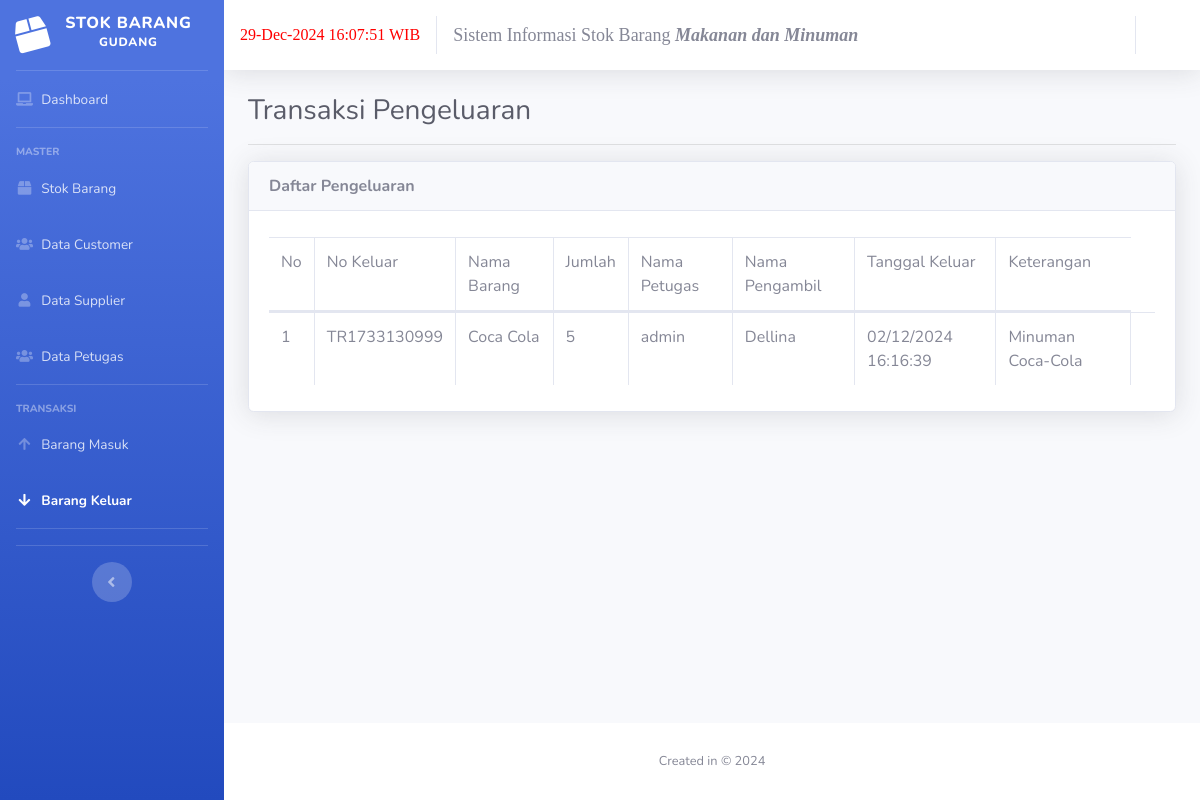
The page /index.php/pengeluaran on the database its author committed.
### tables this page shows
CREATE TABLE `pengeluaran` (
  `id` int(11) NOT NULL,
  `no_keluar` varchar(25) DEFAULT NULL,
  `tgl_keluar` varchar(25) DEFAULT NULL,
  `jam_keluar` varchar(10) DEFAULT NULL,
  `nama_customer` varchar(80) DEFAULT NULL,
  `nama_petugas` varchar(80) DEFAULT NULL
);

CREATE TABLE `detail_keluar` (
  `no_keluar` varchar(25) DEFAULT NULL,
  `nama_barang` varchar(80) DEFAULT NULL,
  `jumlah` int(11) DEFAULT NULL,
  `satuan` varchar(20) DEFAULT NULL,
  `keterangan` char(50) NOT NULL
);

### application/controllers/Pengeluaran.php (called while the page is built, shortened)
<?php
class Pengeluaran extends CI_Controller{
	public function __construct(){
		$this->data['aktif'] = 'pengeluaran';
		$this->load->model('M_barang', 'm_barang');
		$this->load->model('M_customer', 'm_customer');
		$this->load->model('M_pengeluaran', 'm_pengeluaran');
		$this->load->model('M_detail_keluar', 'm_detail_keluar');
	}
	public function index(){
		$this->data['title'] = 'Transaksi Pengeluaran';
		$this->data['all_pengeluaran'] = $this->m_pengeluaran->lihat();
		$this->data['no'] = 1;
		$this->load->view('pengeluaran/lihat', $this->data);
	}
}

### index.php (called while the page is built, shortened)
<?php
require_once BASEPATH.'core/CodeIgniter.php';

### application/models/M_pengeluaran.php (called while the page is built, shortened)
<?php
class M_pengeluaran extends CI_Model {
	protected $_table = 'pengeluaran';
	public function lihat(){
		$this->db->from($this->_table.' as p');
		$this->db->join('detail_keluar as dk','p.no_keluar=dk.no_keluar');
		$query=$this->db->get();
		return $query->result();
	}
}

### application/views/pengeluaran/lihat.php (the view, shortened to what this page needs)
<!DOCTYPE html>
<html lang="en">
<head>
	<?php $this->load->view('partials/head.php') ?>
</head>
<body id="page-top">
	<div id="wrapper">
		<?php $this->load->view('partials/sidebar.php') ?>
		<div id="content-wrapper" class="d-flex flex-column">
			<div id="content" data-url="<?= base_url('pengeluaran') ?>">
				<?php $this->load->view('partials/topbar.php') ?>
				<div class="container-fluid">
				<div class="clearfix">
					<div class="float-left">
						<h1 class="h3 m-0 text-gray-800"><?= $title ?></h1>
					</div>
				</div>
				<hr>
				<div class="card shadow">
					<div class="card-header"><strong>Daftar Pengeluaran</strong></div>
					<div class="card-body">
						<div class="table-responsive">
							<table class="table table-bordered" id="dataTable" width="100%" cellspacing="0">
								<thead>
									<tr>
										<td>No</td>
										<td>No Keluar</td>
										<td>Nama Barang</td>
										<td>Jumlah</td>
										<td>Nama Petugas</td>
										<td>Nama Pengambil</td>
										<td>Tanggal Keluar</td>
										<td>Keterangan</td>
									</tr>
								</thead>
								<tbody>
									<?php foreach ($all_pengeluaran as $pengeluaran): ?>
										<tr>
											<td><?= $no++ ?></td>
											<td><?= $pengeluaran->no_keluar ?></td>
											<td><?= $pengeluaran->nama_barang ?></td>
											<td><?= $pengeluaran->jumlah ?></td>
											<td><?= $pengeluaran->nama_petugas ?></td>
											<td><?= $pengeluaran->nama_customer ?></td>
											<td><?= $pengeluaran->tgl_keluar ?> <?= $pengeluaran->jam_keluar ?></td>
											<td><?= $pengeluaran->keterangan ?></td>
											<td>
										</tr>
									<?php endforeach ?>
								</tbody>
							</table>
						</div>
					</div>
				</div>
				</div>
			</div>
			<?php $this->load->view('partials/footer.php') ?>
		</div>
	</div>
</body>
</html>

### application/views/partials/head.php (shortened to what this page needs)
<link href="<?= base_url('sb-admin') ?>/vendor/fontawesome-free/css/all.min.css" rel="stylesheet" type="text/css">
<link href="<?= base_url('sb-admin') ?>/css/sb-admin-2.min.css" rel="stylesheet">
<link href="<?= base_url('sb-admin') ?>/vendor/datatables/dataTables.bootstrap4.min.css" rel="stylesheet">

### application/views/partials/sidebar.php (shortened to what this page needs)
<ul class="navbar-nav bg-gradient-primary sidebar sidebar-dark accordion" id="accordionSidebar">
			<a class="sidebar-brand d-flex align-items-center justify-content-center" href="index.php">
				<div class="sidebar-brand-icon rotate-n-15">
					<i class="fas fa-box"></i>
				</div>
				<div class="sidebar-brand-text mx-3">Stok Barang <sup>Gudang</sup></div>
			</a>
			<hr class="sidebar-divider my-0">
			<li class="nav-item <?= $aktif == 'dashboard' ? 'active' : '' ?>">
				<a class="nav-link" href="<?= base_url('dashboard') ?>">
					<i class="fas fa-fw fa-laptop"></i>
					<span>Dashboard</span></a>
			</li>
			<hr class="sidebar-divider">
			<div class="sidebar-heading">
				Master
			</div>
			<li class="nav-item <?= $aktif == 'barang' ? 'active' : '' ?>">
				<a class="nav-link" href="<?= base_url('barang') ?>">
					<i class="fas fa-fw fa-box"></i>
					<span>Stok Barang</span></a>
			</li>
			<li class="nav-item <?= $aktif == 'customer' ? 'active' : '' ?>">
				<a class="nav-link" href="<?= base_url('customer') ?>">
					<i class="fas fa-fw fa-users"></i>
					<span>Data Customer</span></a>
			</li>
			<li class="nav-item <?= $aktif == 'supplier' ? 'active' : '' ?>">
				<a class="nav-link" href="<?= base_url('supplier') ?>">
					<i class="fas fa-fw fa-user"></i>
					<span>Data Supplier</span></a>
			</li>
			<li class="nav-item <?= $aktif == 'petugas' ? 'active' : '' ?>">
				<a class="nav-link" href="<?= base_url('petugas') ?>">
					<i class="fas fa-fw fa-users"></i>
					<span>Data Petugas</span></a>
			</li>
			<hr class="sidebar-divider">
			<div class="sidebar-heading">
				Transaksi
			</div>
			<li class="nav-item <?= $aktif == 'penerimaan' ? 'active' : '' ?>">
				<a class="nav-link" href="<?= base_url('penerimaan') ?>">
					<i class="fas fa-fw fa-arrow-up"></i>
					<span>Barang Masuk</span></a>
			</li>
			<li class="nav-item <?= $aktif == 'pengeluaran' ? 'active' : '' ?>">
				<a class="nav-link" href="<?= base_url('pengeluaran') ?>">
					<i class="fas fa-fw fa-arrow-down"></i>
					<span>Barang Keluar</span></a>
			</li>
			<hr class="sidebar-divider">
			<hr class="sidebar-divider d-none d-md-block">
			<div class="text-center d-none d-md-inline">
				<button class="rounded-circle border-0" id="sidebarToggle"></button>
			</div>
		</ul>

### application/views/partials/topbar.php (shortened to what this page needs)
<nav class="navbar navbar-expand navbar-light bg-white topbar mb-4 static-top shadow">
					<?php
                echo "<font color='red' face='arial bold'>";
                echo date('d-M-Y H:i:s');
                echo " WIB";
                echo "</font>";
              ?>
          <marquee><font size="4" face="Copperplate Gothic Bold">Sistem Informasi Stok Barang <b><i>Makanan dan Minuman</b></i></font></marquee>
					<ul class="navbar-nav ml-auto">
						<li class="nav-item dropdown no-arrow">
							<a class="nav-link dropdown-toggle" href="#" id="userDropdown" role="button" data-toggle="dropdown" aria-haspopup="true" aria-expanded="false">
							</a>
						</li>
					</ul>
				</nav>

### application/views/partials/footer.php
<footer class="sticky-footer bg-white">
	<div class="container my-auto">
		<div class="copyright text-center my-auto">
			<span>Created in © 2024</span>
		</div>
	</div>
</footer>

### rows shown on the page
pengeluaran: detail_keluar.no_keluar "TR1733130999", detail_keluar.nama_barang "Coca Cola", detail_keluar.jumlah "5", nama_petugas "admin", nama_customer "Dellina", tgl_keluar "02/12/2024", jam_keluar "16:16:39", detail_keluar.keterangan "Minuman Coca-Cola"

### other values the page prints
$title "Transaksi Pengeluaran"
